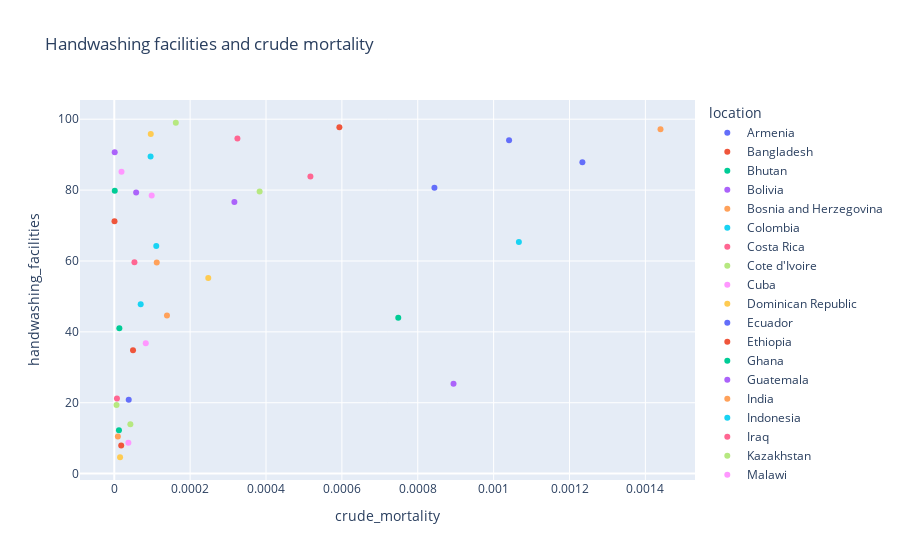

Here is the notebook cell this chart was saved with:
### Code cell
px.scatter(odfdt_vis,x='crude_mortality',y='handwashing_facilities',
           color='location', hover_data=['location'],
           title='Handwashing facilities and crude mortality')

### Figure 1 — Plotly figure (JSON) as saved in the notebook; plotly's stock layout.template omitted (floating-point values rounded to 4 significant figures)
{"data": [{"customdata": [["Armenia"]], "hovertemplate": "location=%{customdata[0]}<br>crude_mortality=%{x}<br>handwashing_facilities=%{y}<extra></extra>", "legendgroup": "Armenia", "marker": {"color": "#636efa", "symbol": "circle"}, "mode": "markers", "name": "Armenia", "orientation": "v", "showlegend": true, "type": "scatter", "x": [0.001041], "xaxis": "x", "y": [94.04], "yaxis": "y"}, {"customdata": [["Bangladesh"]], "hovertemplate": "location=%{customdata[0]}<br>crude_mortality=%{x}<br>handwashing_facilities=%{y}<extra></extra>", "legendgroup": "Bangladesh", "marker": {"color": "#EF553B", "symbol": "circle"}, "mode": "markers", "name": "Bangladesh", "orientation": "v", "showlegend": true, "type": "scatter", "x": [4.941e-05], "xaxis": "x", "y": [34.81], "yaxis": "y"}, {"customdata": [["Bhutan"]], "hovertemplate": "location=%{customdata[0]}<br>crude_mortality=%{x}<br>handwashing_facilities=%{y}<extra></extra>", "legendgroup": "Bhutan", "marker": {"color": "#00cc96", "symbol": "circle"}, "mode": "markers", "name": "Bhutan", "orientation": "v", "showlegend": true, "type": "scatter", "x": [1.296e-06], "xaxis": "x", "y": [79.81], "yaxis": "y"}, {"customdata": [["Bolivia"]], "hovertemplate": "location=%{customdata[0]}<br>crude_mortality=%{x}<br>handwashing_facilities=%{y}<extra></extra>", "legendgroup": "Bolivia", "marker": {"color": "#ab63fa", "symbol": "circle"}, "mode": "markers", "name": "Bolivia", "orientation": "v", "showlegend": true, "type": "scatter", "x": [0.0008943], "xaxis": "x", "y": [25.38], "yaxis": "y"}, {"customdata": [["Bosnia and Herzegovina"]], "hovertemplate": "location=%{customdata[0]}<br>crude_mortality=%{x}<br>handwashing_facilities=%{y}<extra></extra>", "legendgroup": "Bosnia and Herzegovina", "marker": {"color": "#FFA15A", "symbol": "circle"}, "mode": "markers", "name": "Bosnia and Herzegovina", "orientation": "v", "showlegend": true, "type": "scatter", "x": [0.00144], "xaxis": "x", "y": [97.16], "yaxis": "y"}, {"customdata": [["Colombia"]], "hovertemplate": "location=%{customdata[0]}<br>crude_mortality=%{x}<br>handwashing_facilities=%{y}<extra></extra>", "legendgroup": "Colombia", "marker": {"color": "#19d3f3", "symbol": "circle"}, "mode": "markers", "name": "Colombia", "orientation": "v", "showlegend": true, "type": "scatter", "x": [0.001067], "xaxis": "x", "y": [65.39], "yaxis": "y"}, {"customdata": [["Costa Rica"]], "hovertemplate": "location=%{customdata[0]}<br>crude_mortality=%{x}<br>handwashing_facilities=%{y}<extra></extra>", "legendgroup": "Costa Rica", "marker": {"color": "#FF6692", "symbol": "circle"}, "mode": "markers", "name": "Costa Rica", "orientation": "v", "showlegend": true, "type": "scatter", "x": [0.0005171], "xaxis": "x", "y": [83.84], "yaxis": "y"}, {"customdata": [["Cote d'Ivoire"]], "hovertemplate": "location=%{customdata[0]}<br>crude_mortality=%{x}<br>handwashing_facilities=%{y}<extra></extra>", "legendgroup": "Cote d'Ivoire", "marker": {"color": "#B6E880", "symbol": "circle"}, "mode": "markers", "name": "Cote d'Ivoire", "orientation": "v", "showlegend": true, "type": "scatter", "x": [5.914e-06], "xaxis": "x", "y": [19.35], "yaxis": "y"}, {"customdata": [["Cuba"]], "hovertemplate": "location=%{customdata[0]}<br>crude_mortality=%{x}<br>handwashing_facilities=%{y}<extra></extra>", "legendgroup": "Cuba", "marker": {"color": "#FF97FF", "symbol": "circle"}, "mode": "markers", "name": "Cuba", "orientation": "v", "showlegend": true, "type": "scatter", "x": [1.907e-05], "xaxis": "x", "y": [85.2], "yaxis": "y"}, {"customdata": [["Dominican Republic"]], "hovertemplate": "location=%{customdata[0]}<br>crude_mortality=%{x}<br>handwashing_facilities=%{y}<extra></extra>", "legendgroup": "Dominican Republic", "marker": {"color": "#FECB52", "symbol": "circle"}, "mode": "markers", "name": "Dominican Republic", "orientation": "v", "showlegend": true, "type": "scatter", "x": [0.0002478], "xaxis": "x", "y": [55.18], "yaxis": "y"}, {"customdata": [["Ecuador"]], "hovertemplate": "location=%{customdata[0]}<br>crude_mortality=%{x}<br>handwashing_facilities=%{y}<extra></extra>", "legendgroup": "Ecuador", "marker": {"color": "#636efa", "symbol": "circle"}, "mode": "markers", "name": "Ecuador", "orientation": "v", "showlegend": true, "type": "scatter", "x": [0.000844], "xaxis": "x", "y": [80.64], "yaxis": "y"}, {"customdata": [["Ethiopia"]], "hovertemplate": "location=%{customdata[0]}<br>crude_mortality=%{x}<br>handwashing_facilities=%{y}<extra></extra>", "legendgroup": "Ethiopia", "marker": {"color": "#EF553B", "symbol": "circle"}, "mode": "markers", "name": "Ethiopia", "orientation": "v", "showlegend": true, "type": "scatter", "x": [1.829e-05], "xaxis": "x", "y": [7.96], "yaxis": "y"}, {"customdata": [["Ghana"]], "hovertemplate": "location=%{customdata[0]}<br>crude_mortality=%{x}<br>handwashing_facilities=%{y}<extra></extra>", "legendgroup": "Ghana", "marker": {"color": "#00cc96", "symbol": "circle"}, "mode": "markers", "name": "Ghana", "orientation": "v", "showlegend": true, "type": "scatter", "x": [1.339e-05], "xaxis": "x", "y": [41.05], "yaxis": "y"}, {"customdata": [["Guatemala"]], "hovertemplate": "location=%{customdata[0]}<br>crude_mortality=%{x}<br>handwashing_facilities=%{y}<extra></extra>", "legendgroup": "Guatemala", "marker": {"color": "#ab63fa", "symbol": "circle"}, "mode": "markers", "name": "Guatemala", "orientation": "v", "showlegend": true, "type": "scatter", "x": [0.0003167], "xaxis": "x", "y": [76.67], "yaxis": "y"}, {"customdata": [["India"]], "hovertemplate": "location=%{customdata[0]}<br>crude_mortality=%{x}<br>handwashing_facilities=%{y}<extra></extra>", "legendgroup": "India", "marker": {"color": "#FFA15A", "symbol": "circle"}, "mode": "markers", "name": "India", "orientation": "v", "showlegend": true, "type": "scatter", "x": [0.0001119], "xaxis": "x", "y": [59.55], "yaxis": "y"}, {"customdata": [["Indonesia"]], "hovertemplate": "location=%{customdata[0]}<br>crude_mortality=%{x}<br>handwashing_facilities=%{y}<extra></extra>", "legendgroup": "Indonesia", "marker": {"color": "#19d3f3", "symbol": "circle"}, "mode": "markers", "name": "Indonesia", "orientation": "v", "showlegend": true, "type": "scatter", "x": [0.0001107], "xaxis": "x", "y": [64.2], "yaxis": "y"}, {"customdata": [["Iraq"]], "hovertemplate": "location=%{customdata[0]}<br>crude_mortality=%{x}<br>handwashing_facilities=%{y}<extra></extra>", "legendgroup": "Iraq", "marker": {"color": "#FF6692", "symbol": "circle"}, "mode": "markers", "name": "Iraq", "orientation": "v", "showlegend": true, "type": "scatter", "x": [0.0003246], "xaxis": "x", "y": [94.58], "yaxis": "y"}, {"customdata": [["Kazakhstan"]], "hovertemplate": "location=%{customdata[0]}<br>crude_mortality=%{x}<br>handwashing_facilities=%{y}<extra></extra>", "legendgroup": "Kazakhstan", "marker": {"color": "#B6E880", "symbol": "circle"}, "mode": "markers", "name": "Kazakhstan", "orientation": "v", "showlegend": true, "type": "scatter", "x": [0.0001622], "xaxis": "x", "y": [99.0], "yaxis": "y"}, {"customdata": [["Malawi"]], "hovertemplate": "location=%{customdata[0]}<br>crude_mortality=%{x}<br>handwashing_facilities=%{y}<extra></extra>", "legendgroup": "Malawi", "marker": {"color": "#FF97FF", "symbol": "circle"}, "mode": "markers", "name": "Malawi", "orientation": "v", "showlegend": true, "type": "scatter", "x": [3.722e-05], "xaxis": "x", "y": [8.704], "yaxis": "y"}, {"customdata": [["Maldives"]], "hovertemplate": "location=%{customdata[0]}<br>crude_mortality=%{x}<br>handwashing_facilities=%{y}<extra></extra>", "legendgroup": "Maldives", "marker": {"color": "#FECB52", "symbol": "circle"}, "mode": "markers", "name": "Maldives", "orientation": "v", "showlegend": true, "type": "scatter", "x": [9.62e-05], "xaxis": "x", "y": [95.8], "yaxis": "y"}, {"customdata": [["Mexico"]], "hovertemplate": "location=%{customdata[0]}<br>crude_mortality=%{x}<br>handwashing_facilities=%{y}<extra></extra>", "legendgroup": "Mexico", "marker": {"color": "#636efa", "symbol": "circle"}, "mode": "markers", "name": "Mexico", "orientation": "v", "showlegend": true, "type": "scatter", "x": [0.001234], "xaxis": "x", "y": [87.85], "yaxis": "y"}, {"customdata": [["Mongolia"]], "hovertemplate": "location=%{customdata[0]}<br>crude_mortality=%{x}<br>handwashing_facilities=%{y}<extra></extra>", "legendgroup": "Mongolia", "marker": {"color": "#EF553B", "symbol": "circle"}, "mode": "markers", "name": "Mongolia", "orientation": "v", "showlegend": true, "type": "scatter", "x": [6.1e-07], "xaxis": "x", "y": [71.18], "yaxis": "y"}, {"customdata": [["Mozambique"]], "hovertemplate": "location=%{customdata[0]}<br>crude_mortality=%{x}<br>handwashing_facilities=%{y}<extra></extra>", "legendgroup": "Mozambique", "marker": {"color": "#00cc96", "symbol": "circle"}, "mode": "markers", "name": "Mozambique", "orientation": "v", "showlegend": true, "type": "scatter", "x": [1.235e-05], "xaxis": "x", "y": [12.23], "yaxis": "y"}, {"customdata": [["Myanmar"]], "hovertemplate": "location=%{customdata[0]}<br>crude_mortality=%{x}<br>handwashing_facilities=%{y}<extra></extra>", "legendgroup": "Myanmar", "marker": {"color": "#ab63fa", "symbol": "circle"}, "mode": "markers", "name": "Myanmar", "orientation": "v", "showlegend": true, "type": "scatter", "x": [5.767e-05], "xaxis": "x", "y": [79.29], "yaxis": "y"}, {"customdata": [["Namibia"]], "hovertemplate": "location=%{customdata[0]}<br>crude_mortality=%{x}<br>handwashing_facilities=%{y}<extra></extra>", "legendgroup": "Namibia", "marker": {"color": "#FFA15A", "symbol": "circle"}, "mode": "markers", "name": "Namibia", "orientation": "v", "showlegend": true, "type": "scatter", "x": [0.0001389], "xaxis": "x", "y": [44.6], "yaxis": "y"}, {"customdata": [["Nepal"]], "hovertemplate": "location=%{customdata[0]}<br>crude_mortality=%{x}<br>handwashing_facilities=%{y}<extra></extra>", "legendgroup": "Nepal", "marker": {"color": "#19d3f3", "symbol": "circle"}, "mode": "markers", "name": "Nepal", "orientation": "v", "showlegend": true, "type": "scatter", "x": [6.964e-05], "xaxis": "x", "y": [47.78], "yaxis": "y"}, {"customdata": [["Pakistan"]], "hovertemplate": "location=%{customdata[0]}<br>crude_mortality=%{x}<br>handwashing_facilities=%{y}<extra></extra>", "legendgroup": "Pakistan", "marker": {"color": "#FF6692", "symbol": "circle"}, "mode": "markers", "name": "Pakistan", "orientation": "v", "showlegend": true, "type": "scatter", "x": [5.318e-05], "xaxis": "x", "y": [59.61], "yaxis": "y"}, {"customdata": [["Paraguay"]], "hovertemplate": "location=%{customdata[0]}<br>crude_mortality=%{x}<br>handwashing_facilities=%{y}<extra></extra>", "legendgroup": "Paraguay", "marker": {"color": "#B6E880", "symbol": "circle"}, "mode": "markers", "name": "Paraguay", "orientation": "v", "showlegend": true, "type": "scatter", "x": [0.0003832], "xaxis": "x", "y": [79.6], "yaxis": "y"}, {"customdata": [["Philippines"]], "hovertemplate": "location=%{customdata[0]}<br>crude_mortality=%{x}<br>handwashing_facilities=%{y}<extra></extra>", "legendgroup": "Philippines", "marker": {"color": "#FF97FF", "symbol": "circle"}, "mode": "markers", "name": "Philippines", "orientation": "v", "showlegend": true, "type": "scatter", "x": [9.862e-05], "xaxis": "x", "y": [78.46], "yaxis": "y"}, {"customdata": [["Rwanda"]], "hovertemplate": "location=%{customdata[0]}<br>crude_mortality=%{x}<br>handwashing_facilities=%{y}<extra></extra>", "legendgroup": "Rwanda", "marker": {"color": "#FECB52", "symbol": "circle"}, "mode": "markers", "name": "Rwanda", "orientation": "v", "showlegend": true, "type": "scatter", "x": [1.529e-05], "xaxis": "x", "y": [4.617], "yaxis": "y"}, {"customdata": [["Senegal"]], "hovertemplate": "location=%{customdata[0]}<br>crude_mortality=%{x}<br>handwashing_facilities=%{y}<extra></extra>", "legendgroup": "Senegal", "marker": {"color": "#636efa", "symbol": "circle"}, "mode": "markers", "name": "Senegal", "orientation": "v", "showlegend": true, "type": "scatter", "x": [3.81e-05], "xaxis": "x", "y": [20.86], "yaxis": "y"}, {"customdata": [["Serbia"]], "hovertemplate": "location=%{customdata[0]}<br>crude_mortality=%{x}<br>handwashing_facilities=%{y}<extra></extra>", "legendgroup": "Serbia", "marker": {"color": "#EF553B", "symbol": "circle"}, "mode": "markers", "name": "Serbia", "orientation": "v", "showlegend": true, "type": "scatter", "x": [0.0005934], "xaxis": "x", "y": [97.72], "yaxis": "y"}, {"customdata": [["South Africa"]], "hovertemplate": "location=%{customdata[0]}<br>crude_mortality=%{x}<br>handwashing_facilities=%{y}<extra></extra>", "legendgroup": "South Africa", "marker": {"color": "#00cc96", "symbol": "circle"}, "mode": "markers", "name": "South Africa", "orientation": "v", "showlegend": true, "type": "scatter", "x": [0.0007486], "xaxis": "x", "y": [43.99], "yaxis": "y"}, {"customdata": [["Thailand"]], "hovertemplate": "location=%{customdata[0]}<br>crude_mortality=%{x}<br>handwashing_facilities=%{y}<extra></extra>", "legendgroup": "Thailand", "marker": {"color": "#ab63fa", "symbol": "circle"}, "mode": "markers", "name": "Thailand", "orientation": "v", "showlegend": true, "type": "scatter", "x": [1.132e-06], "xaxis": "x", "y": [90.67], "yaxis": "y"}, {"customdata": [["Togo"]], "hovertemplate": "location=%{customdata[0]}<br>crude_mortality=%{x}<br>handwashing_facilities=%{y}<extra></extra>", "legendgroup": "Togo", "marker": {"color": "#FFA15A", "symbol": "circle"}, "mode": "markers", "name": "Togo", "orientation": "v", "showlegend": true, "type": "scatter", "x": [9.543e-06], "xaxis": "x", "y": [10.47], "yaxis": "y"}, {"customdata": [["Trinidad and Tobago"]], "hovertemplate": "location=%{customdata[0]}<br>crude_mortality=%{x}<br>handwashing_facilities=%{y}<extra></extra>", "legendgroup": "Trinidad and Tobago", "marker": {"color": "#19d3f3", "symbol": "circle"}, "mode": "markers", "name": "Trinidad and Tobago", "orientation": "v", "showlegend": true, "type": "scatter", "x": [9.575e-05], "xaxis": "x", "y": [89.44], "yaxis": "y"}, {"customdata": [["Uganda"]], "hovertemplate": "location=%{customdata[0]}<br>crude_mortality=%{x}<br>handwashing_facilities=%{y}<extra></extra>", "legendgroup": "Uganda", "marker": {"color": "#FF6692", "symbol": "circle"}, "mode": "markers", "name": "Uganda", "orientation": "v", "showlegend": true, "type": "scatter", "x": [7.105e-06], "xaxis": "x", "y": [21.22], "yaxis": "y"}, {"customdata": [["Zambia"]], "hovertemplate": "location=%{customdata[0]}<br>crude_mortality=%{x}<br>handwashing_facilities=%{y}<extra></extra>", "legendgroup": "Zambia", "marker": {"color": "#B6E880", "symbol": "circle"}, "mode": "markers", "name": "Zambia", "orientation": "v", "showlegend": true, "type": "scatter", "x": [4.243e-05], "xaxis": "x", "y": [13.94], "yaxis": "y"}, {"customdata": [["Zimbabwe"]], "hovertemplate": "location=%{customdata[0]}<br>crude_mortality=%{x}<br>handwashing_facilities=%{y}<extra></extra>", "legendgroup": "Zimbabwe", "marker": {"color": "#FF97FF", "symbol": "circle"}, "mode": "markers", "name": "Zimbabwe", "orientation": "v", "showlegend": true, "type": "scatter", "x": [8.303e-05], "xaxis": "x", "y": [36.79], "yaxis": "y"}], "layout": {"legend": {"title": {"text": "location"}, "tracegroupgap": 0}, "title": {"text": "Handwashing facilities and crude mortality"}, "xaxis": {"anchor": "y", "domain": [0, 1], "title": {"text": "crude_mortality"}}, "yaxis": {"anchor": "x", "domain": [0, 1], "title": {"text": "handwashing_facilities"}}}}
